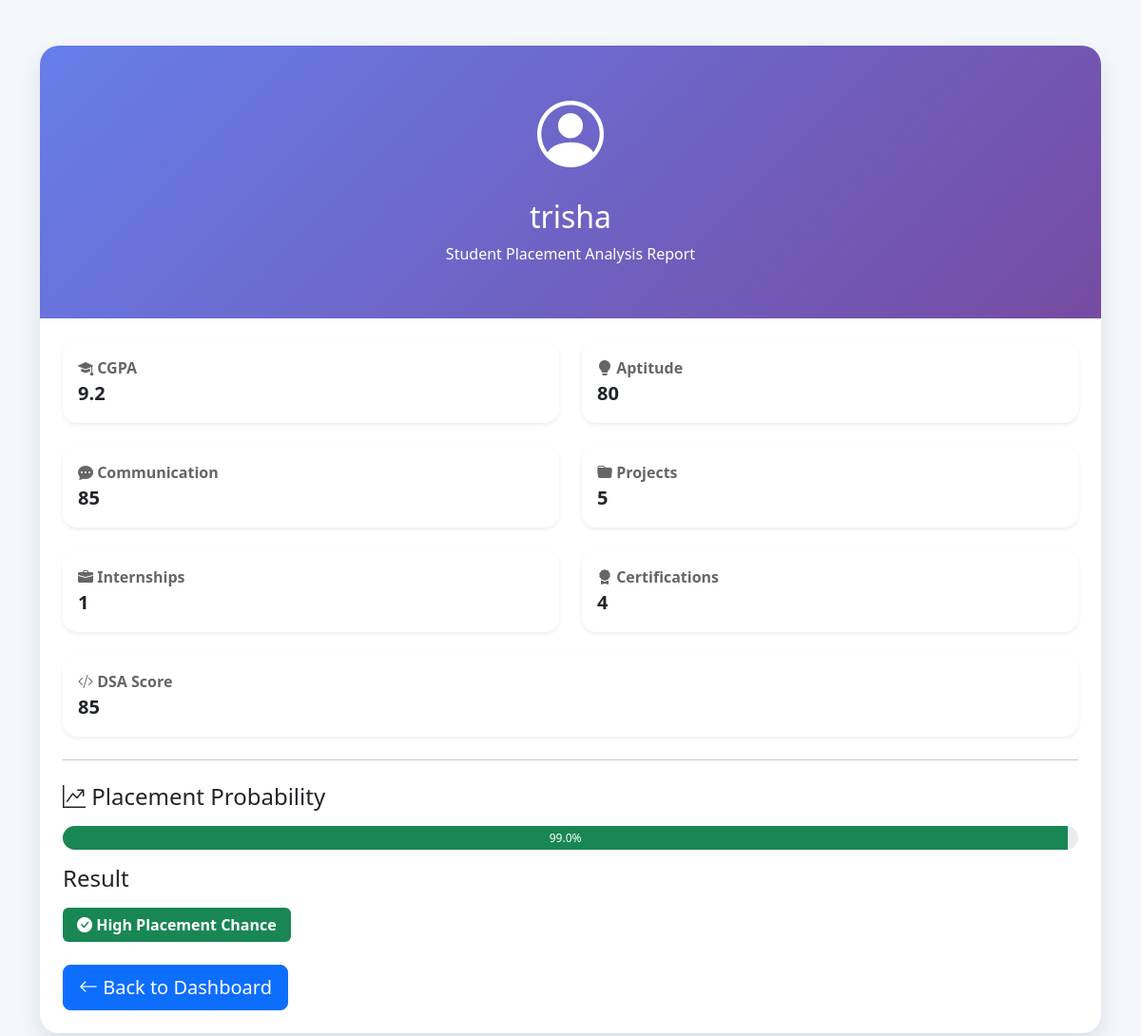
Screenshot of /student/2 with the database file from the repository.
### tables this page shows
CREATE TABLE students(
    id INTEGER PRIMARY KEY AUTOINCREMENT,
    name TEXT,
    cgpa REAL,
    aptitude INTEGER,
    communication INTEGER,
    projects INTEGER,
    internships INTEGER,
    certifications INTEGER,
    dsa INTEGER,
    probability REAL,
    result TEXT
);

### app.py (the view)
@app.route("/student/<int:id>")
def student(id):
    conn = sqlite3.connect("students.db")
    cursor = conn.cursor()
    cursor.execute(
        "SELECT * FROM students WHERE id=?",
        (id,)
    )
    student = cursor.fetchone()
    conn.close()
    return render_template(
        "student.html",
        student=student
    )

### templates/student.html (shortened to what this page needs)
<!DOCTYPE html>
<html lang="en">
<head>
    <link href="https://cdn.jsdelivr.net/npm/bootstrap@5.3.3/dist/css/bootstrap.min.css"
          rel="stylesheet">
    <link rel="stylesheet"
          href="https://cdn.jsdelivr.net/npm/bootstrap-icons@1.11.3/font/bootstrap-icons.css">
</head>
<body>
<div class="container mt-5 mb-5">
    <div class="card profile-card">
        <div class="profile-header">
            <div class="profile-icon">
                <i class="bi bi-person-circle"></i>
            </div>
            <h2 class="mt-3">
                {{ student[1] }}
            </h2>
            <p>
                Student Placement Analysis Report
            </p>
        </div>
        <div class="card-body p-4">
            <div class="row g-4">
                <div class="col-md-6">
                    <div class="card info-card shadow-sm p-3">
                        <div class="label">
                            <i class="bi bi-mortarboard-fill"></i>
                            CGPA
                        </div>
                        <div class="value">
                            {{ student[2] }}
                        </div>
                    </div>
                </div>
                <div class="col-md-6">
                    <div class="card info-card shadow-sm p-3">
                        <div class="label">
                            <i class="bi bi-lightbulb-fill"></i>
                            Aptitude
                        </div>
                        <div class="value">
                            {{ student[3] }}
                        </div>
                    </div>
                </div>
                <div class="col-md-6">
                    <div class="card info-card shadow-sm p-3">
                        <div class="label">
                            <i class="bi bi-chat-dots-fill"></i>
                            Communication
                        </div>
                        <div class="value">
                            {{ student[4] }}
                        </div>
                    </div>
                </div>
                <div class="col-md-6">
                    <div class="card info-card shadow-sm p-3">
                        <div class="label">
                            <i class="bi bi-folder-fill"></i>
                            Projects
                        </div>
                        <div class="value">
                            {{ student[5] }}
                        </div>
                    </div>
                </div>
                <div class="col-md-6">
                    <div class="card info-card shadow-sm p-3">
                        <div class="label">
                            <i class="bi bi-briefcase-fill"></i>
                            Internships
                        </div>
                        <div class="value">
                            {{ student[6] }}
                        </div>
                    </div>
                </div>
                <div class="col-md-6">
                    <div class="card info-card shadow-sm p-3">
                        <div class="label">
                            <i class="bi bi-award-fill"></i>
                            Certifications
                        </div>
                        <div class="value">
                            {{ student[7] }}
                        </div>
                    </div>
                </div>
                <div class="col-md-12">
                    <div class="card info-card shadow-sm p-3">
                        <div class="label">
                            <i class="bi bi-code-slash"></i>
                            DSA Score
                        </div>
                        <div class="value">
                            {{ student[8] }}
                        </div>
                    </div>
                </div>
            </div>
            <hr class="my-4">
            <h4 class="mb-3">
                <i class="bi bi-graph-up-arrow"></i>
                Placement Probability
            </h4>
            <div class="progress mb-3">
                <div class="progress-bar bg-success"
                     role="progressbar"
                     style="width: {{ student[9] }}%;">
                    {{ student[9] }}%
                </div>
            </div>
            <h4 class="mb-3">
                Result
            </h4>
            {% if "High" in student[10] %}
            <span class="badge bg-success badge-result">
                <i class="bi bi-check-circle-fill"></i>
                {{ student[10] }}
            </span>
            {% else %}
            <span class="badge bg-danger badge-result">
                <i class="bi bi-exclamation-triangle-fill"></i>
                {{ student[10] }}
            </span>
            {% endif %}
            <div class="mt-4">
                <a href="/dashboard"
                   class="btn btn-primary btn-lg">
                    <i class="bi bi-arrow-left"></i>
                    Back to Dashboard
                </a>
            </div>
        </div>
    </div>
</div>
</body>
</html>

### templates/student.html (style rules this page uses)
body { background:#f4f7fc; font-family:'Segoe UI',sans-serif; }
.profile-card { border:none; border-radius:20px; overflow:hidden; box-shadow:0 10px 25px rgba(0,0,0,0.1); }
.profile-header { background:linear-gradient(135deg,#667eea,#764ba2); color:white; text-align:center; padding:40px; }
.profile-icon { font-size:70px; }
.info-card { border:none; border-radius:15px; transition:0.3s; }
.label { font-weight:600; color:#666; }
.value { font-size:20px; font-weight:bold; }
.progress { height:25px; border-radius:20px; }
.badge-result { font-size:16px; padding:10px 15px; }

### rows the page displays
students: name "trisha", cgpa "9.2", aptitude "80", communication "85", projects "5", internships "1", certifications "4", dsa "85", probability "99.0", result "High Placement Chance"
